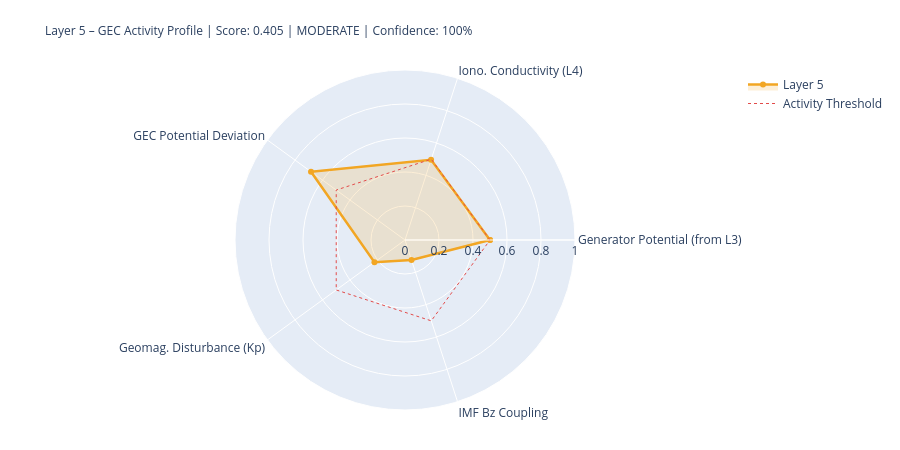

Notebook source saved alongside this figure:
### Markdown cell above
---
## 5. State Assessment & Handoff to Layer 6

### Code cell
# ============================================================
# LAYER-5-SCORE
# ============================================================

# Components
# 1) Generator activity (Layer-3-driven)
gen_score = norm(generator_strength, 0.3, 2.0)
gen_src   = 'from_layer3' if l3_thunder_score is not None else 'estimated'

# 2) Ionospheric conductivity (Layer-4-driven)
iono_score = norm(iono_cond_factor, 0.7, 1.4)
iono_src   = 'from_layer4' if l4_ioniz is not None else 'estimated'

# 3) GEC potential deviation from reference
pot_score = norm(abs(delta_V_pct), 0, 30)  # 0 = at reference, 1 = 30% deviation
pot_src   = 'derived'

# 4) Geomagnetic disturbance (Kp) – modulates vertical currents
kp_score = norm(kp_val, 0, 9)
kp_src   = 'primary' if kp_now is not None else 'from_layer4'

# 5) IMF Bz coupling (southward = stronger M-I coupling → GEC influence)
bz_score = norm(-(bz_now or 0), -5, 30) if bz_now is not None else None
bz_src   = 'primary' if bz_now is not None else 'missing'

COMPONENTS = {
    'Generator Potential (from L3)':  {'score': gen_score,   'source': 'derived_from_layer3', 'dynamic': True},
    'Iono. Conductivity (L4)':      {'score': iono_score,  'source': iono_src, 'dynamic': True},
    'GEC Potential Deviation':      {'score': pot_score,   'source': pot_src,  'dynamic': True},
    'Geomag. Disturbance (Kp)':         {'score': kp_score,    'source': kp_src,   'dynamic': True},
    'IMF Bz Coupling':               {'score': bz_score,    'source': bz_src,   'dynamic': True},
}

available   = {k: v['score'] for k, v in COMPONENTS.items() if v['score'] is not None}
unavailable = [k for k, v in COMPONENTS.items() if v['score'] is None]
layer5_score = round(sum(available.values()) / len(available), 4) if available else None
confidence   = round(len(available) / len(COMPONENTS), 2)
level = ('unknown' if layer5_score is None
         else 'quiet'   if layer5_score < 0.3
         else 'moderate' if layer5_score < 0.6
         else 'active')
dominant_l5 = max(available, key=available.get) if available else 'none'

# Kp consistency: separate 1-min raw value from score value
kp_1m_raw   = kp_now          # directly from API (can be 0.0 during live measurement)
kp_for_score = kp_val          # from Layer-0 context or estimated value if needed
kp_score_src = kp_src

W = 68
print('=' * W)
print('LAYER 5 – GLOBAL ELECTRIC CIRCUIT – STATE ASSESSMENT')
print('=' * W)
for name, comp in COMPONENTS.items():
    s = comp['score']
    if s is not None:
        bar = '█' * int(s*20) + '░' * (20-int(s*20))
        print(f'  {name:<34} {bar}  {s:.3f}  [{comp["source"]}]')
    else:
        print(f'  {name:<34} {"─"*20}  n/a   [missing]')
print('-' * W)
print(f'  Score:         {layer5_score:.3f}  ({len(available)}/{len(COMPONENTS)} components)')
print(f'  Confidence:    {confidence:.0%}')
print(f'  Level:         {level.upper()}')
print(f'  Dominant:      {dominant_l5}')
print(f'  V_iono:        {V_iono_mod:.1f} kV  (Δ {delta_V_pct:+.1f}% vs. Ref)')
print(f'  I_total:       {I_total_mod:.1f} A   (Δ {delta_I_pct:+.1f}% vs. Ref)')
print('=' * W)

# Radar
cats   = list(available.keys())
vals_r = list(available.values())
if len(cats) >= 3:
    fig = go.Figure()
    fig.add_trace(go.Scatterpolar(
        r=vals_r + [vals_r[0]], theta=cats + [cats[0]],
        fill='toself', fillcolor='rgba(242,166,35,0.18)',
        line=dict(color='#F2A623', width=2.5), name='Layer 5'
    ))
    fig.add_trace(go.Scatterpolar(
        r=[0.5]*(len(cats)+1), theta=cats+[cats[0]],
        line=dict(color='#E24B4A', dash='dot', width=1),
        mode='lines', name='Activity Threshold'
    ))
    fig.update_layout(
        title=dict(
            text=f'Layer 5 – GEC Activity Profile | Score: {layer5_score:.3f} | {level.upper()} | Confidence: {confidence:.0%}',
            font=dict(size=12)
        ),
        polar=dict(radialaxis=dict(visible=True, range=[0,1])),
        height=450, showlegend=True,
        margin=dict(l=80, r=80, t=70, b=40)
    )
    fig.show()

### Figure 1 — Plotly figure (JSON) as saved in the notebook; plotly's stock layout.template omitted (floating-point values rounded to 4 significant figures)
{"data": [{"fill": "toself", "fillcolor": "rgba(242,166,35,0.18)", "line": {"color": "#F2A623", "width": 2.5}, "name": "Layer 5", "r": [0.5, 0.4963, 0.6833, 0.2222, 0.1237, 0.5], "theta": ["Generator Potential (from L3)", "Iono. Conductivity (L4)", "GEC Potential Deviation", "Geomag. Disturbance (Kp)", "IMF Bz Coupling", "Generator Potential (from L3)"], "type": "scatterpolar"}, {"line": {"color": "#E24B4A", "dash": "dot", "width": 1}, "mode": "lines", "name": "Activity Threshold", "r": [0.5, 0.5, 0.5, 0.5, 0.5, 0.5], "theta": ["Generator Potential (from L3)", "Iono. Conductivity (L4)", "GEC Potential Deviation", "Geomag. Disturbance (Kp)", "IMF Bz Coupling", "Generator Potential (from L3)"], "type": "scatterpolar"}], "layout": {"height": 450, "margin": {"b": 40, "l": 80, "r": 80, "t": 70}, "polar": {"radialaxis": {"range": [0, 1], "visible": true}}, "showlegend": true, "title": {"font": {"size": 12}, "text": "Layer 5 – GEC Activity Profile | Score: 0.405 | MODERATE | Confidence: 100%"}}}
